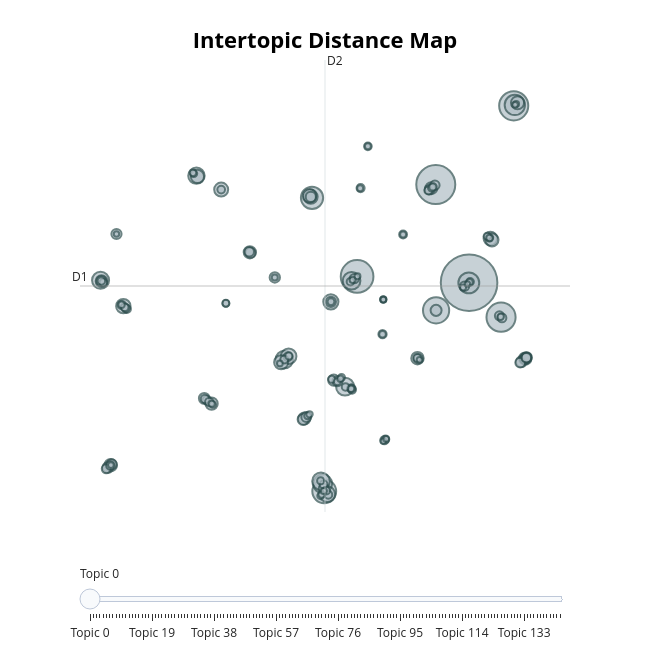

Here is the notebook cell this chart was saved with:
### Code cell
topic_model.visualize_topics()

### Figure 1 — Plotly figure (JSON) as saved in the notebook; plotly's stock layout.template omitted (floating-point values rounded to 4 significant figures; data arrays with more than 128 entries replaced by an {"elided": "..."} marker saying what was removed)
{"data": [{"customdata": {"elided": "145x3 mixed values"}, "hovertemplate": "<b>Topic %{customdata[0]}</b><br>%{customdata[1]}<br>Size: %{customdata[2]}", "legendgroup": "", "marker": {"color": "#B0BEC5", "line": {"color": "DarkSlateGrey", "width": 2}, "size": {"elided": "145 int values"}, "sizemode": "area", "sizeref": 0.6744, "symbol": "circle"}, "mode": "markers", "name": "", "orientation": "v", "showlegend": false, "type": "scatter", "x": {"elided": "145 float values"}, "xaxis": "x", "y": {"elided": "145 float values"}, "yaxis": "y"}], "layout": {"annotations": [{"showarrow": false, "text": "D1", "x": -10.02, "y": 8.068, "yshift": 10}, {"showarrow": false, "text": "D2", "x": 5.546, "xshift": 10, "y": 25.98}], "height": 650, "hoverlabel": {"bgcolor": "white", "font": {"family": "Rockwell", "size": 16}}, "legend": {"itemsizing": "constant", "tracegroupgap": 0}, "margin": {"t": 60}, "shapes": [{"line": {"color": "#CFD8DC", "width": 2}, "type": "line", "x0": 5.546, "x1": 5.546, "y0": -9.84, "y1": 25.98}, {"line": {"color": "#9E9E9E", "width": 2}, "type": "line", "x0": -10.02, "x1": 21.11, "y0": 8.068, "y1": 8.068}], "sliders": [{"active": 0, "pad": {"t": 50}, "steps": [{"args": [{"marker.color": {"elided": "1x145 str values"}}], "label": "Topic 0", "method": "update"}, {"args": [{"marker.color": {"elided": "1x145 str values"}}], "label": "Topic 1", "method": "update"}, {"args": [{"marker.color": {"elided": "1x145 str values"}}], "label": "Topic 2", "method": "update"}, {"args": [{"marker.color": {"elided": "1x145 str values"}}], "label": "Topic 3", "method": "update"}, {"args": [{"marker.color": {"elided": "1x145 str values"}}], "label": "Topic 4", "method": "update"}, {"args": [{"marker.color": {"elided": "1x145 str values"}}], "label": "Topic 5", "method": "update"}, {"args": [{"marker.color": {"elided": "1x145 str values"}}], "label": "Topic 6", "method": "update"}, {"args": [{"marker.color": {"elided": "1x145 str values"}}], "label": "Topic 7", "method": "update"}, {"args": [{"marker.color": {"elided": "1x145 str values"}}], "label": "Topic 8", "method": "update"}, {"args": [{"marker.color": {"elided": "1x145 str values"}}], "label": "Topic 9", "method": "update"}, {"args": [{"marker.color": {"elided": "1x145 str values"}}], "label": "Topic 10", "method": "update"}, {"args": [{"marker.color": {"elided": "1x145 str values"}}], "label": "Topic 11", "method": "update"}, {"args": [{"marker.color": {"elided": "1x145 str values"}}], "label": "Topic 12", "method": "update"}, {"args": [{"marker.color": {"elided": "1x145 str values"}}], "label": "Topic 13", "method": "update"}, {"args": [{"marker.color": {"elided": "1x145 str values"}}], "label": "Topic 14", "method": "update"}, {"args": [{"marker.color": {"elided": "1x145 str values"}}], "label": "Topic 15", "method": "update"}, {"args": [{"marker.color": {"elided": "1x145 str values"}}], "label": "Topic 16", "method": "update"}, {"args": [{"marker.color": {"elided": "1x145 str values"}}], "label": "Topic 17", "method": "update"}, {"args": [{"marker.color": {"elided": "1x145 str values"}}], "label": "Topic 18", "method": "update"}, {"args": [{"marker.color": {"elided": "1x145 str values"}}], "label": "Topic 19", "method": "update"}, {"args": [{"marker.color": {"elided": "1x145 str values"}}], "label": "Topic 20", "method": "update"}, {"args": [{"marker.color": {"elided": "1x145 str values"}}], "label": "Topic 21", "method": "update"}, {"args": [{"marker.color": {"elided": "1x145 str values"}}], "label": "Topic 22", "method": "update"}, {"args": [{"marker.color": {"elided": "1x145 str values"}}], "label": "Topic 23", "method": "update"}, {"args": [{"marker.color": {"elided": "1x145 str values"}}], "label": "Topic 24", "method": "update"}, {"args": [{"marker.color": {"elided": "1x145 str values"}}], "label": "Topic 25", "method": "update"}, {"args": [{"marker.color": {"elided": "1x145 str values"}}], "label": "Topic 26", "method": "update"}, {"args": [{"marker.color": {"elided": "1x145 str values"}}], "label": "Topic 27", "method": "update"}, {"args": [{"marker.color": {"elided": "1x145 str values"}}], "label": "Topic 28", "method": "update"}, {"args": [{"marker.color": {"elided": "1x145 str values"}}], "label": "Topic 29", "method": "update"}, {"args": [{"marker.color": {"elided": "1x145 str values"}}], "label": "Topic 30", "method": "update"}, {"args": [{"marker.color": {"elided": "1x145 str values"}}], "label": "Topic 31", "method": "update"}, {"args": [{"marker.color": {"elided": "1x145 str values"}}], "label": "Topic 32", "method": "update"}, {"args": [{"marker.color": {"elided": "1x145 str values"}}], "label": "Topic 33", "method": "update"}, {"args": [{"marker.color": {"elided": "1x145 str values"}}], "label": "Topic 34", "method": "update"}, {"args": [{"marker.color": {"elided": "1x145 str values"}}], "label": "Topic 35", "method": "update"}, {"args": [{"marker.color": {"elided": "1x145 str values"}}], "label": "Topic 36", "method": "update"}, {"args": [{"marker.color": {"elided": "1x145 str values"}}], "label": "Topic 37", "method": "update"}, {"args": [{"marker.color": {"elided": "1x145 str values"}}], "label": "Topic 38", "method": "update"}, {"args": [{"marker.color": {"elided": "1x145 str values"}}], "label": "Topic 39", "method": "update"}, {"args": [{"marker.color": {"elided": "1x145 str values"}}], "label": "Topic 40", "method": "update"}, {"args": [{"marker.color": {"elided": "1x145 str values"}}], "label": "Topic 41", "method": "update"}, {"args": [{"marker.color": {"elided": "1x145 str values"}}], "label": "Topic 42", "method": "update"}, {"args": [{"marker.color": {"elided": "1x145 str values"}}], "label": "Topic 43", "method": "update"}, {"args": [{"marker.color": {"elided": "1x145 str values"}}], "label": "Topic 44", "method": "update"}, {"args": [{"marker.color": {"elided": "1x145 str values"}}], "label": "Topic 45", "method": "update"}, {"args": [{"marker.color": {"elided": "1x145 str values"}}], "label": "Topic 46", "method": "update"}, {"args": [{"marker.color": {"elided": "1x145 str values"}}], "label": "Topic 47", "method": "update"}, {"args": [{"marker.color": {"elided": "1x145 str values"}}], "label": "Topic 48", "method": "update"}, {"args": [{"marker.color": {"elided": "1x145 str values"}}], "label": "Topic 49", "method": "update"}, {"args": [{"marker.color": {"elided": "1x145 str values"}}], "label": "Topic 50", "method": "update"}, {"args": [{"marker.color": {"elided": "1x145 str values"}}], "label": "Topic 51", "method": "update"}, {"args": [{"marker.color": {"elided": "1x145 str values"}}], "label": "Topic 52", "method": "update"}, {"args": [{"marker.color": {"elided": "1x145 str values"}}], "label": "Topic 53", "method": "update"}, {"args": [{"marker.color": {"elided": "1x145 str values"}}], "label": "Topic 54", "method": "update"}, {"args": [{"marker.color": {"elided": "1x145 str values"}}], "label": "Topic 55", "method": "update"}, {"args": [{"marker.color": {"elided": "1x145 str values"}}], "label": "Topic 56", "method": "update"}, {"args": [{"marker.color": {"elided": "1x145 str values"}}], "label": "Topic 57", "method": "update"}, {"args": [{"marker.color": {"elided": "1x145 str values"}}], "label": "Topic 58", "method": "update"}, {"args": [{"marker.color": {"elided": "1x145 str values"}}], "label": "Topic 59", "method": "update"}, {"args": [{"marker.color": {"elided": "1x145 str values"}}], "label": "Topic 60", "method": "update"}, {"args": [{"marker.color": {"elided": "1x145 str values"}}], "label": "Topic 61", "method": "update"}, {"args": [{"marker.color": {"elided": "1x145 str values"}}], "label": "Topic 62", "method": "update"}, {"args": [{"marker.color": {"elided": "1x145 str values"}}], "label": "Topic 63", "method": "update"}, {"args": [{"marker.color": {"elided": "1x145 str values"}}], "label": "Topic 64", "method": "update"}, {"args": [{"marker.color": {"elided": "1x145 str values"}}], "label": "Topic 65", "method": "update"}, {"args": [{"marker.color": {"elided": "1x145 str values"}}], "label": "Topic 66", "method": "update"}, {"args": [{"marker.color": {"elided": "1x145 str values"}}], "label": "Topic 67", "method": "update"}, {"args": [{"marker.color": {"elided": "1x145 str values"}}], "label": "Topic 68", "method": "update"}, {"args": [{"marker.color": {"elided": "1x145 str values"}}], "label": "Topic 69", "method": "update"}, {"args": [{"marker.color": {"elided": "1x145 str values"}}], "label": "Topic 70", "method": "update"}, {"args": [{"marker.color": {"elided": "1x145 str values"}}], "label": "Topic 71", "method": "update"}, {"args": [{"marker.color": {"elided": "1x145 str values"}}], "label": "Topic 72", "method": "update"}, {"args": [{"marker.color": {"elided": "1x145 str values"}}], "label": "Topic 73", "method": "update"}, {"args": [{"marker.color": {"elided": "1x145 str values"}}], "label": "Topic 74", "method": "update"}, {"args": [{"marker.color": {"elided": "1x145 str values"}}], "label": "Topic 75", "method": "update"}, {"args": [{"marker.color": {"elided": "1x145 str values"}}], "label": "Topic 76", "method": "update"}, {"args": [{"marker.color": {"elided": "1x145 str values"}}], "label": "Topic 77", "method": "update"}, {"args": [{"marker.color": {"elided": "1x145 str values"}}], "label": "Topic 78", "method": "update"}, {"args": [{"marker.color": {"elided": "1x145 str values"}}], "label": "Topic 79", "method": "update"}, {"args": [{"marker.color": {"elided": "1x145 str values"}}], "label": "Topic 80", "method": "update"}, {"args": [{"marker.color": {"elided": "1x145 str values"}}], "label": "Topic 81", "method": "update"}, {"args": [{"marker.color": {"elided": "1x145 str values"}}], "label": "Topic 82", "method": "update"}, {"args": [{"marker.color": {"elided": "1x145 str values"}}], "label": "Topic 83", "method": "update"}, {"args": [{"marker.color": {"elided": "1x145 str values"}}], "label": "Topic 84", "method": "update"}, {"args": [{"marker.color": {"elided": "1x145 str values"}}], "label": "Topic 85", "method": "update"}, {"args": [{"marker.color": {"elided": "1x145 str values"}}], "label": "Topic 86", "method": "update"}, {"args": [{"marker.color": {"elided": "1x145 str values"}}], "label": "Topic 87", "method": "update"}, {"args": [{"marker.color": {"elided": "1x145 str values"}}], "label": "Topic 88", "method": "update"}, {"args": [{"marker.color": {"elided": "1x145 str values"}}], "label": "Topic 89", "method": "update"}, {"args": [{"marker.color": {"elided": "1x145 str values"}}], "label": "Topic 90", "method": "update"}, {"args": [{"marker.color": {"elided": "1x145 str values"}}], "label": "Topic 91", "method": "update"}, {"args": [{"marker.color": {"elided": "1x145 str values"}}], "label": "Topic 92", "method": "update"}, {"args": [{"marker.color": {"elided": "1x145 str values"}}], "label": "Topic 93", "method": "update"}, {"args": [{"marker.color": {"elided": "1x145 str values"}}], "label": "Topic 94", "method": "update"}, {"args": [{"marker.color": {"elided": "1x145 str values"}}], "label": "Topic 95", "method": "update"}, {"args": [{"marker.color": {"elided": "1x145 str values"}}], "label": "Topic 96", "method": "update"}, {"args": [{"marker.color": {"elided": "1x145 str values"}}], "label": "Topic 97", "method": "update"}, {"args": [{"marker.color": {"elided": "1x145 str values"}}], "label": "Topic 98", "method": "update"}, {"args": [{"marker.color": {"elided": "1x145 str values"}}], "label": "Topic 99", "method": "update"}, {"args": [{"marker.color": {"elided": "1x145 str values"}}], "label": "Topic 100", "method": "update"}, {"args": [{"marker.color": {"elided": "1x145 str values"}}], "label": "Topic 101", "method": "update"}, {"args": [{"marker.color": {"elided": "1x145 str values"}}], "label": "Topic 102", "method": "update"}, {"args": [{"marker.color": {"elided": "1x145 str values"}}], "label": "Topic 103", "method": "update"}, {"args": [{"marker.color": {"elided": "1x145 str values"}}], "label": "Topic 104", "method": "update"}, {"args": [{"marker.color": {"elided": "1x145 str values"}}], "label": "Topic 105", "method": "update"}, {"args": [{"marker.color": {"elided": "1x145 str values"}}], "label": "Topic 106", "method": "update"}, {"args": [{"marker.color": {"elided": "1x145 str values"}}], "label": "Topic 107", "method": "update"}, {"args": [{"marker.color": {"elided": "1x145 str values"}}], "label": "Topic 108", "method": "update"}, {"args": [{"marker.color": {"elided": "1x145 str values"}}], "label": "Topic 109", "method": "update"}, {"args": [{"marker.color": {"elided": "1x145 str values"}}], "label": "Topic 110", "method": "update"}, {"args": [{"marker.color": {"elided": "1x145 str values"}}], "label": "Topic 111", "method": "update"}, {"args": [{"marker.color": {"elided": "1x145 str values"}}], "label": "Topic 112", "method": "update"}, {"args": [{"marker.color": {"elided": "1x145 str values"}}], "label": "Topic 113", "method": "update"}, {"args": [{"marker.color": {"elided": "1x145 str values"}}], "label": "Topic 114", "method": "update"}, {"args": [{"marker.color": {"elided": "1x145 str values"}}], "label": "Topic 115", "method": "update"}, {"args": [{"marker.color": {"elided": "1x145 str values"}}], "label": "Topic 116", "method": "update"}, {"args": [{"marker.color": {"elided": "1x145 str values"}}], "label": "Topic 117", "method": "update"}, {"args": [{"marker.color": {"elided": "1x145 str values"}}], "label": "Topic 118", "method": "update"}, {"args": [{"marker.color": {"elided": "1x145 str values"}}], "label": "Topic 119", "method": "update"}, {"args": [{"marker.color": {"elided": "1x145 str values"}}], "label": "Topic 120", "method": "update"}, {"args": [{"marker.color": {"elided": "1x145 str values"}}], "label": "Topic 121", "method": "update"}, {"args": [{"marker.color": {"elided": "1x145 str values"}}], "label": "Topic 122", "method": "update"}, {"args": [{"marker.color": {"elided": "1x145 str values"}}], "label": "Topic 123", "method": "update"}, {"args": [{"marker.color": {"elided": "1x145 str values"}}], "label": "Topic 124", "method": "update"}, {"args": [{"marker.color": {"elided": "1x145 str values"}}], "label": "Topic 125", "method": "update"}, {"args": [{"marker.color": {"elided": "1x145 str values"}}], "label": "Topic 126", "method": "update"}, {"args": [{"marker.color": {"elided": "1x145 str values"}}], "label": "Topic 127", "method": "update"}, {"args": [{"marker.color": {"elided": "1x145 str values"}}], "label": "Topic 128", "method": "update"}, {"args": [{"marker.color": {"elided": "1x145 str values"}}], "label": "Topic 129", "method": "update"}, {"args": [{"marker.color": {"elided": "1x145 str values"}}], "label": "Topic 130", "method": "update"}, {"args": [{"marker.color": {"elided": "1x145 str values"}}], "label": "Topic 131", "method": "update"}, {"args": [{"marker.color": {"elided": "1x145 str values"}}], "label": "Topic 132", "method": "update"}, {"args": [{"marker.color": {"elided": "1x145 str values"}}], "label": "Topic 133", "method": "update"}, {"args": [{"marker.color": {"elided": "1x145 str values"}}], "label": "Topic 134", "method": "update"}, {"args": [{"marker.color": {"elided": "1x145 str values"}}], "label": "Topic 135", "method": "update"}, {"args": [{"marker.color": {"elided": "1x145 str values"}}], "label": "Topic 136", "method": "update"}, {"args": [{"marker.color": {"elided": "1x145 str values"}}], "label": "Topic 137", "method": "update"}, {"args": [{"marker.color": {"elided": "1x145 str values"}}], "label": "Topic 138", "method": "update"}, {"args": [{"marker.color": {"elided": "1x145 str values"}}], "label": "Topic 139", "method": "update"}, {"args": [{"marker.color": {"elided": "1x145 str values"}}], "label": "Topic 140", "method": "update"}, {"args": [{"marker.color": {"elided": "1x145 str values"}}], "label": "Topic 141", "method": "update"}, {"args": [{"marker.color": {"elided": "1x145 str values"}}], "label": "Topic 142", "method": "update"}, {"args": [{"marker.color": {"elided": "1x145 str values"}}], "label": "Topic 143", "method": "update"}, {"args": [{"marker.color": {"elided": "1x145 str values"}}], "label": "Topic 144", "method": "update"}]}], "title": {"font": {"color": "Black", "size": 22}, "text": "<b>Intertopic Distance Map</b>", "x": 0.5, "xanchor": "center", "y": 0.95, "yanchor": "top"}, "width": 650, "xaxis": {"anchor": "y", "domain": [0, 1], "range": [-10.02, 21.11], "title": {"text": ""}, "visible": false}, "yaxis": {"anchor": "x", "domain": [0, 1], "range": [-9.84, 25.98], "title": {"text": ""}, "visible": false}}}
